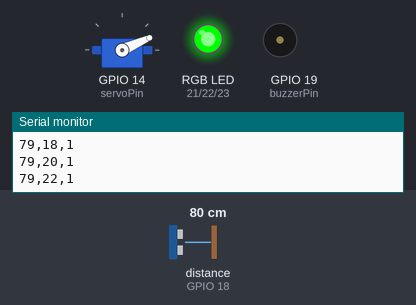
The sketch below on a simulated ESP32. On the bench: servo, an RGB LED mixed from three pins (HIGH = lit), buzzer (waves = sounding, pin HIGH), the last lines printed to the serial monitor. Wiring (inferred from the names in the program): ultrasonic range finder: trigger GPIO 5; echo GPIO 18. The inputs (shaded band) are chosen by the test bench; at power-on: distance to the obstacle (sensor on GPIO 18) 80 cm. The echo pulse lasts 58.3 µs per cm; pins used as bus, display or sensor lines are not drawn.

Above: at 1.2 s.
1.3 s: distance to the obstacle (sensor on GPIO 18) set to 47 cm
4.3 s: distance to the obstacle (sensor on GPIO 18) set to 39 cm
At 5.8 s:
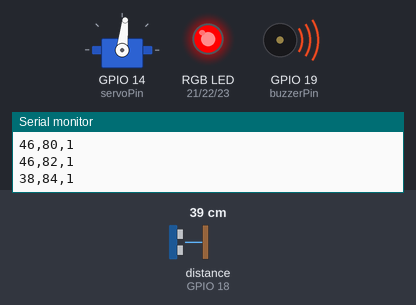
7.3 s: distance to the obstacle (sensor on GPIO 18) set to 60 cm
At 8.62 s:
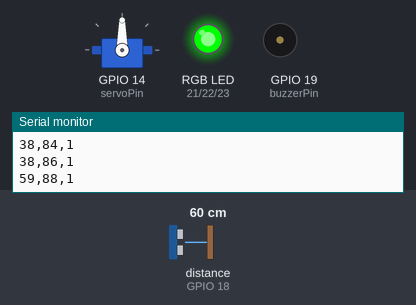
10.3 s: distance to the obstacle (sensor on GPIO 18) set to 2 cm
At 11.7 s:
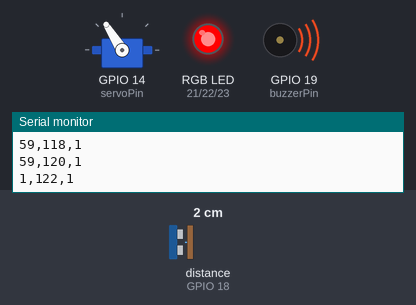
13.3 s: distance to the obstacle (sensor on GPIO 18) set to 250 cm
At 14.61 s:
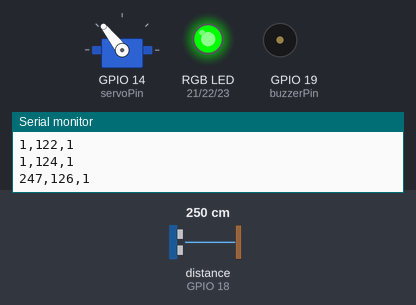
16.3 s: distance to the obstacle (sensor on GPIO 18) set to 4 cm
At 16.7 s:
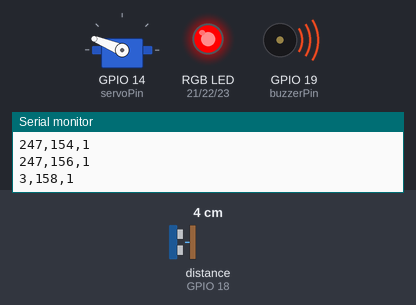
Timing chart, 0 to 40.8 s (numbered marks = the images above; inputs shaded):
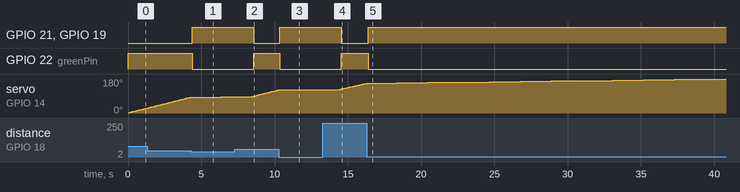

The sketch:

radar_special.ino
```cpp
#include <ESP32Servo.h>

// Create a Servo object
Servo myServo;

// Define the GPIO pin connected to the servo signal pin
const int servoPin = 14;

// Ultrasonic sensor pins
const int trigPin = 5;
const int echoPin = 18;

// RGB LED pins
const int redPin = 21;
const int greenPin = 22;
const int bluePin = 23;

// Buzzer pin
const int buzzerPin = 19;

// Variables to control the servo sweep
int currentAngle = 0; // Current angle of the servo
bool forward = true;  // Sweep direction
bool delayActive = false; // Flag for delay

void setup() {
  // Initialize the serial monitor
  Serial.begin(115200);

  // Attach the servo to the defined pin
  myServo.attach(servoPin);

  // Set ultrasonic sensor pins as input/output
  pinMode(trigPin, OUTPUT);
  pinMode(echoPin, INPUT);

  // Set RGB LED pins as output
  pinMode(redPin, OUTPUT);
  pinMode(greenPin, OUTPUT);
  pinMode(bluePin, OUTPUT);

  // Set the buzzer pin as output
  pinMode(buzzerPin, OUTPUT);

  // Print a message to confirm initialization
  Serial.println("Radar system initialized.");
}

// Function to get distance from ultrasonic sensor
long getDistance() {
  // Send a 10-microsecond pulse to TRIG
  digitalWrite(trigPin, LOW);
  delayMicroseconds(2);
  digitalWrite(trigPin, HIGH);
  delayMicroseconds(10);
  digitalWrite(trigPin, LOW);

  // Measure the duration of the pulse on ECHO
  long duration = pulseIn(echoPin, HIGH);

  // Calculate the distance in cm
  long distance = duration * 0.034 / 2;
  return distance;
}

void loop() {
  long distance = getDistance();

  // Send data to the Processing sketch via Serial
  Serial.print(distance);
  Serial.print(",");
  Serial.print(currentAngle);
  Serial.print(",");
  Serial.println(forward ? "1" : "0");

  if (!delayActive) {
    // Check if the distance is within 40 cm
    if (distance > 0 && distance <= 40) {
      // Emit red light
      digitalWrite(redPin, HIGH);
      digitalWrite(greenPin, LOW);
      digitalWrite(bluePin, LOW);

      // Turn on the buzzer
      digitalWrite(buzzerPin, HIGH);

      // Set delay flag and wait for 2 seconds
      delayActive = true;
      delay(2000); // Pause rotation
      delayActive = false;
    } else {
      // Emit green light
      digitalWrite(redPin, LOW);
      digitalWrite(greenPin, HIGH);
      digitalWrite(bluePin, LOW);

      // Turn off the buzzer
      digitalWrite(buzzerPin, LOW);
    }
  }

  // Sweep the servo
  if (forward) {
    currentAngle += 2;
    if (currentAngle >= 180) {
      forward = false;
    }
  } else {
    currentAngle -= 2;
    if (currentAngle <= 0) {
      forward = true;
    }
  }

  myServo.write(currentAngle);
  delay(100); // Delay for smoother servo movement
}
  
```

Measured:
- the behaviour switches between 42 and 41 cm on distance to the obstacle (sensor on GPIO 18) (found by bisection; images 0 and 1)
- after the input at 4.3 s, GPIO 21 (redPin), GPIO 19 (buzzerPin): LOW → HIGH after 0.07 s; GPIO 22 (greenPin): HIGH → LOW after 0.07 s
- after the input at 7.3 s, GPIO 21 (redPin), GPIO 19 (buzzerPin): HIGH → LOW after 1.3 s; GPIO 22 (greenPin): LOW → HIGH after 1.3 s
- after the input at 10.3 s, GPIO 21 (redPin), GPIO 19 (buzzerPin): LOW → HIGH at once; GPIO 22 (greenPin): HIGH → LOW at once
- after the input at 13.3 s, GPIO 21 (redPin), GPIO 19 (buzzerPin): HIGH → LOW after 1.3 s; GPIO 22 (greenPin): LOW → HIGH after 1.3 s
- after the input at 16.3 s, GPIO 21 (redPin), GPIO 19 (buzzerPin): LOW → HIGH after 0.08 s; GPIO 22 (greenPin): HIGH → LOW after 0.08 s
